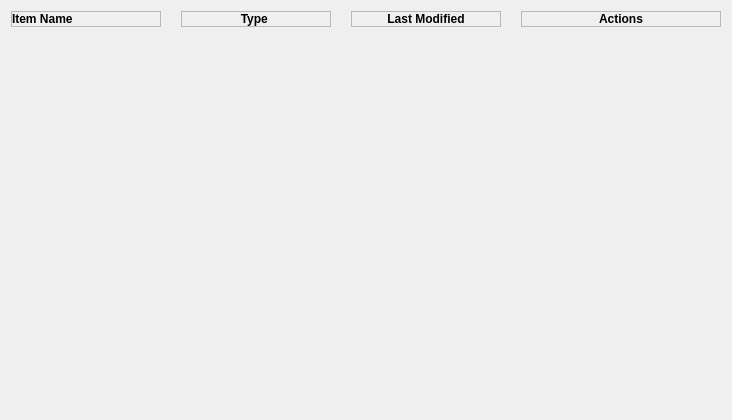
        <widget class="QWidget" name="notesTab">
         <attribute name="icon">
          <iconset resource="../Qss/icons/_icons.qrc">
           <normaloff>:/font_awesome_solid/icons/font_awesome/solid/note-sticky.png</normaloff>:/font_awesome_solid/icons/font_awesome/solid/note-sticky.png</iconset>
         </attribute>
         <attribute name="title">
          <string>Notes</string>
         </attribute>
         <layout class="QVBoxLayout" name="verticalLayout_9">
          <item>
           <widget class="QWidget" name="tabHeader_4" native="true">
            <property name="maximumSize">
             <size>
              <width>16777215</width>
              <height>20</height>
             </size>
            </property>
            <layout class="QGridLayout" name="gridLayout_8">
             <property name="leftMargin">
              <number>0</number>
             </property>
             <property name="topMargin">
              <number>0</number>
             </property>
             <property name="rightMargin">
              <number>0</number>
             </property>
             <property name="bottomMargin">
              <number>0</number>
             </property>
             <property name="horizontalSpacing">
              <number>10</number>
             </property>
             <property name="verticalSpacing">
              <number>0</number>
             </property>
             <item row="0" column="0">
              <widget class="QFrame" name="frame_27">
               <property name="minimumSize">
                <size>
                 <width>150</width>
                 <height>0</height>
                </size>
               </property>
               <property name="maximumSize">
                <size>
                 <width>150</width>
                 <height>16777215</height>
                </size>
               </property>
               <property name="frameShape">
                <enum>QFrame::Shape::StyledPanel</enum>
               </property>
               <property name="frameShadow">
                <enum>QFrame::Shadow::Raised</enum>
               </property>
               <layout class="QHBoxLayout" name="horizontalLayout_30">
                <property name="spacing">
                 <number>0</number>
                </property>
                <property name="leftMargin">
                 <number>0</number>
                </property>
                <property name="topMargin">
                 <number>0</number>
                </property>
                <property name="rightMargin">
                 <number>0</number>
                </property>
                <property name="bottomMargin">
                 <number>0</number>
                </property>
                <item>
                 <widget class="QLabel" name="label_35">
                  <property name="font">
                   <font>
                    <bold>true</bold>
                   </font>
                  </property>
                  <property name="text">
                   <string>Item Name</string>
                  </property>
                 </widget>
                </item>
               </layout>
              </widget>
             </item>
             <item row="0" column="6">
              <widget class="QCustomVerticalSeparator" name="customVerticalSeparator_19">
               <property name="maximumSize">
                <size>
                 <width>16777215</width>
                 <height>20</height>
                </size>
               </property>
              </widget>
             </item>
             <item row="0" column="4">
              <widget class="QCustomVerticalSeparator" name="customVerticalSeparator_20">
               <property name="maximumSize">
                <size>
                 <width>16777215</width>
                 <height>20</height>
                </size>
               </property>
              </widget>
             </item>
             <item row="0" column="7">
              <widget class="QFrame" name="frame_28">
               <property name="minimumSize">
                <size>
                 <width>200</width>
                 <height>0</height>
                </size>
               </property>
               <property name="maximumSize">
                <size>
                 <width>200</width>
                 <height>16777215</height>
                </size>
               </property>
               <property name="frameShape">
                <enum>QFrame::Shape::StyledPanel</enum>
               </property>
               <property name="frameShadow">
                <enum>QFrame::Shadow::Raised</enum>
               </property>
               <layout class="QHBoxLayout" name="horizontalLayout_31">
                <property name="spacing">
                 <number>10</number>
                </property>
                <property name="leftMargin">
                 <number>0</number>
                </property>
                <property name="topMargin">
                 <number>0</number>
                </property>
                <property name="rightMargin">
                 <number>0</number>
                </property>
                <property name="bottomMargin">
                 <number>0</number>
                </property>
                <item alignment="Qt::AlignmentFlag::AlignHCenter">
                 <widget class="QLabel" name="label_36">
                  <property name="font">
                   <font>
                    <bold>true</bold>
                   </font>
                  </property>
                  <property name="text">
                   <string>Actions</string>
                  </property>
                 </widget>
                </item>
               </layout>
              </widget>
             </item>
             <item row="0" column="3">
              <widget class="QFrame" name="frame_29">
               <property name="minimumSize">
                <size>
                 <width>150</width>
                 <height>0</height>
                </size>
               </property>
               <property name="maximumSize">
                <size>
                 <width>150</width>
                 <height>16777215</height>
                </size>
               </property>
               <property name="frameShape">
                <enum>QFrame::Shape::StyledPanel</enum>
               </property>
               <property name="frameShadow">
                <enum>QFrame::Shadow::Raised</enum>
               </property>
               <layout class="QHBoxLayout" name="horizontalLayout_32">
                <property name="spacing">
                 <number>0</number>
                </property>
                <property name="leftMargin">
                 <number>0</number>
                </property>
                <property name="topMargin">
                 <number>0</number>
                </property>
                <property name="rightMargin">
                 <number>0</number>
                </property>
                <property name="bottomMargin">
                 <number>0</number>
                </property>
                <item>
                 <widget class="QLabel" name="label_37">
                  <property name="font">
                   <font>
                    <bold>true</bold>
                   </font>
                  </property>
                  <property name="text">
                   <string>Type </string>
                  </property>
                  <property name="alignment">
                   <set>Qt::AlignmentFlag::AlignCenter</set>
                  </property>
                 </widget>
                </item>
               </layout>
              </widget>
             </item>
             <item row="0" column="5">
              <widget class="QFrame" name="frame_30">
               <property name="minimumSize">
                <size>
                 <width>150</width>
                 <height>0</height>
                </size>
               </property>
               <property name="maximumSize">
                <size>
                 <width>150</width>
                 <height>16777215</height>
                </size>
               </property>
               <property name="frameShape">
                <enum>QFrame::Shape::StyledPanel</enum>
               </property>
               <property name="frameShadow">
                <enum>QFrame::Shadow::Raised</enum>
               </property>
               <layout class="QHBoxLayout" name="horizontalLayout_33">
                <property name="spacing">
                 <number>0</number>
                </property>
                <property name="leftMargin">
                 <number>0</number>
                </property>
                <property name="topMargin">
                 <number>0</number>
                </property>
                <property name="rightMargin">
                 <number>0</number>
                </property>
                <property name="bottomMargin">
                 <number>0</number>
                </property>
                <item>
                 <widget class="QLabel" name="label_38">
                  <property name="font">
                   <font>
                    <bold>true</bold>
                   </font>
                  </property>
                  <property name="text">
                   <string>Last Modified</string>
                  </property>
                  <property name="alignment">
                   <set>Qt::AlignmentFlag::AlignCenter</set>
                  </property>
                 </widget>
                </item>
               </layout>
              </widget>
             </item>
             <item row="0" column="2">
              <widget class="QCustomVerticalSeparator" name="customVerticalSeparator_21">
               <property name="maximumSize">
                <size>
                 <width>16777215</width>
                 <height>20</height>
                </size>
               </property>
              </widget>
             </item>
            </layout>
           </widget>
          </item>
          <item>
           <widget class="QCustomHorizontalSeparator" name="customHorizontalSeparator_7" />
          </item>
          <item>
           <widget class="QWidget" name="notesList" native="true">
            <layout class="QVBoxLayout" name="verticalLayout_8" />
           </widget>
          </item>
          <item>
           <spacer name="verticalSpacer_4">
            <property name="orientation">
             <enum>Qt::Orientation::Vertical</enum>
            </property>
            <property name="sizeHint" stdset="0">
             <size>
              <width>20</width>
              <height>352</height>
             </size>
            </property>
           </spacer>
          </item>
         </layout>
        </widget>
